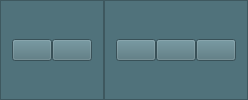
        <widget class="QWidget" name="headerContainer" native="true">
         <property name="autoFillBackground">
          <bool>false</bool>
         </property>
         <property name="styleSheet">
          <string notr="true">background-color:#50727B;</string>
         </property>
         <layout class="QHBoxLayout" name="horizontalLayout_5">
          <property name="spacing">
           <number>0</number>
          </property>
          <property name="leftMargin">
           <number>0</number>
          </property>
          <property name="topMargin">
           <number>0</number>
          </property>
          <property name="rightMargin">
           <number>0</number>
          </property>
          <property name="bottomMargin">
           <number>0</number>
          </property>
          <item>
           <widget class="QFrame" name="frame_6">
            <property name="frameShape">
             <enum>QFrame::StyledPanel</enum>
            </property>
            <property name="frameShadow">
             <enum>QFrame::Raised</enum>
            </property>
            <layout class="QHBoxLayout" name="horizontalLayout_6">
             <property name="spacing">
              <number>0</number>
             </property>
             <property name="leftMargin">
              <number>11</number>
             </property>
             <property name="topMargin">
              <number>11</number>
             </property>
             <property name="rightMargin">
              <number>11</number>
             </property>
             <property name="bottomMargin">
              <number>11</number>
             </property>
             <item>
              <widget class="QPushButton" name="moreMenuBtn">
               <property name="toolTip">
                <string>More</string>
               </property>
               <property name="text">
                <string/>
               </property>
               <property name="icon">
                <iconset resource="resources.qrc">
                 <normaloff>:/Icons/Icons/more-horizontal.svg</normaloff>:/Icons/Icons/more-horizontal.svg</iconset>
               </property>
               <property name="iconSize">
                <size>
                 <width>24</width>
                 <height>24</height>
                </size>
               </property>
              </widget>
             </item>
             <item>
              <widget class="QPushButton" name="ProfileBtn">
               <property name="toolTip">
                <string>Profile</string>
               </property>
               <property name="text">
                <string/>
               </property>
               <property name="icon">
                <iconset resource="resources.qrc">
                 <normaloff>:/Icons/Icons/user.svg</normaloff>:/Icons/Icons/user.svg</iconset>
               </property>
               <property name="iconSize">
                <size>
                 <width>24</width>
                 <height>24</height>
                </size>
               </property>
              </widget>
             </item>
            </layout>
           </widget>
          </item>
          <item>
           <widget class="QFrame" name="frame_7">
            <property name="frameShape">
             <enum>QFrame::StyledPanel</enum>
            </property>
            <property name="frameShadow">
             <enum>QFrame::Raised</enum>
            </property>
            <layout class="QHBoxLayout" name="horizontalLayout_4">
             <property name="spacing">
              <number>0</number>
             </property>
             <property name="leftMargin">
              <number>11</number>
             </property>
             <property name="topMargin">
              <number>11</number>
             </property>
             <property name="rightMargin">
              <number>11</number>
             </property>
             <property name="bottomMargin">
              <number>11</number>
             </property>
             <item>
              <widget class="QPushButton" name="minimizeBtn">
               <property name="toolTip">
                <string>minimize window</string>
               </property>
               <property name="text">
                <string/>
               </property>
               <property name="icon">
                <iconset resource="resources.qrc">
                 <normaloff>:/Icons/Icons/minus.svg</normaloff>:/Icons/Icons/minus.svg</iconset>
               </property>
              </widget>
             </item>
             <item>
              <widget class="QPushButton" name="restoreBtn">
               <property name="toolTip">
                <string>Restore window</string>
               </property>
               <property name="text">
                <string/>
               </property>
               <property name="icon">
                <iconset resource="resources.qrc">
                 <normaloff>:/Icons/Icons/square.svg</normaloff>:/Icons/Icons/square.svg</iconset>
               </property>
              </widget>
             </item>
             <item>
              <widget class="QPushButton" name="closeBtn">
               <property name="toolTip">
                <string>close window</string>
               </property>
               <property name="text">
                <string/>
               </property>
               <property name="icon">
                <iconset resource="resources.qrc">
                 <normaloff>:/Icons/Icons/x.svg</normaloff>:/Icons/Icons/x.svg</iconset>
               </property>
              </widget>
             </item>
            </layout>
           </widget>
          </item>
         </layout>
        </widget>
